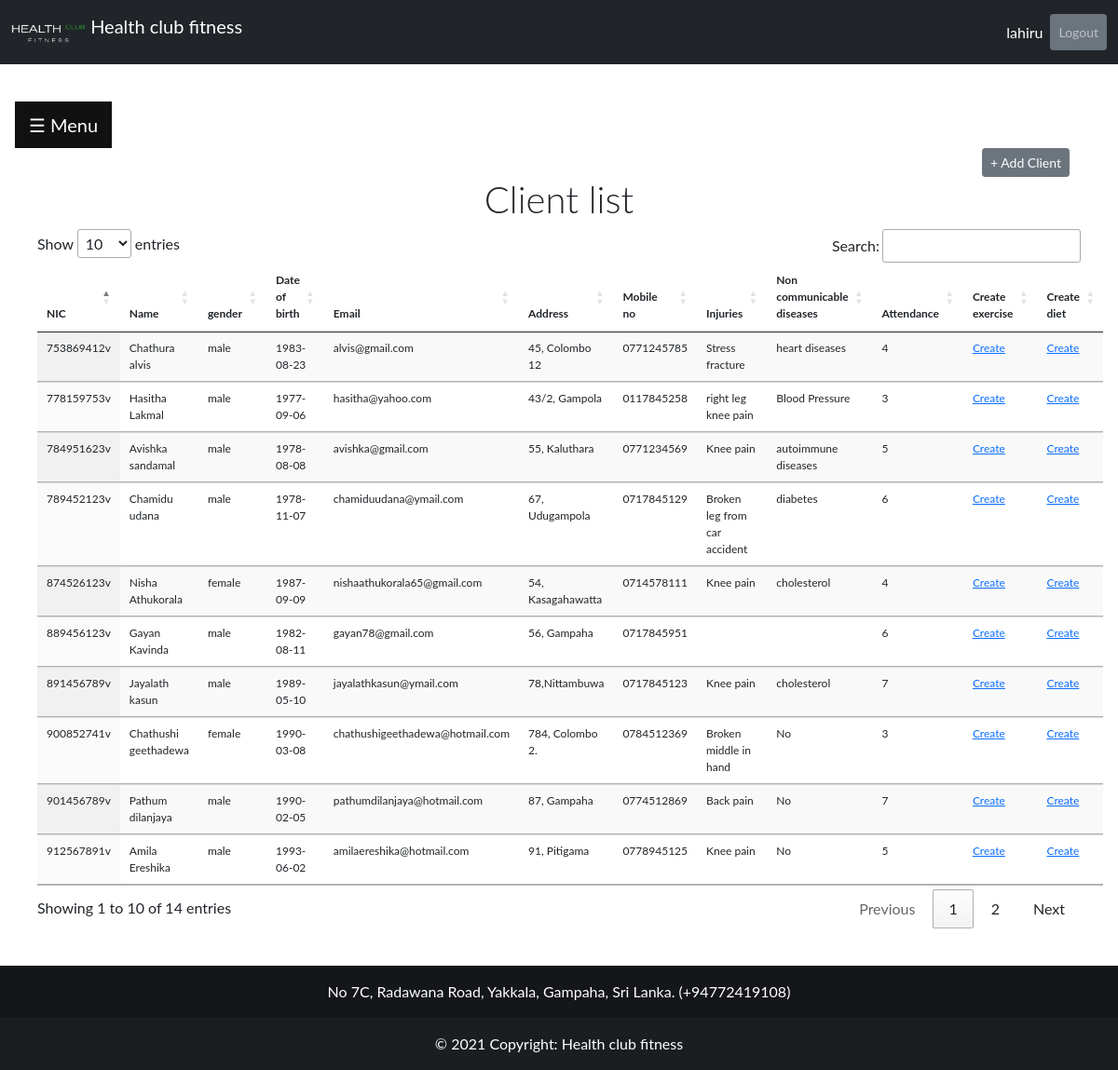
/client_list.php?msg=client_actived (signed in), run on the app's committed database.
### tables this page shows
CREATE TABLE IF NOT EXISTS `client` (
  `nic` varchar(15) NOT NULL,
  `name` varchar(50) NOT NULL,
  `gender` varchar(20) NOT NULL,
  `dob` varchar(10) NOT NULL,
  `email` varchar(50) NOT NULL,
  `address` varchar(100) NOT NULL,
  `mobile_no` varchar(10) NOT NULL,
  `weight` varchar(3) NOT NULL,
  `height` varchar(3) NOT NULL,
  `injuries` varchar(200) NOT NULL,
  `non_spread_diseases` varchar(200) NOT NULL,
  `attendance` varchar(1) NOT NULL,
  `food_consumption` varchar(200) NOT NULL,
  `client_username` varchar(50) NOT NULL,
  `password` varchar(20) NOT NULL,
  `date_joined` timestamp NOT NULL DEFAULT CURRENT_TIMESTAMP,
  `deletion_indicator` varchar(20) DEFAULT NULL,
  PRIMARY KEY (`nic`)
);

### client_list.php (the view, shortened to what this page needs)
<?php
  include "connection/connection2.php";
  $client_list = '';
  $query = "SELECT nic,name,gender,dob,email,address,mobile_no,injuries,non_spread_diseases,attendance FROM client WHERE deletion_indicator IS NULL ORDER BY name";
  $clients = mysqli_query($connection, $query);
    while ($client = mysqli_fetch_assoc($clients)) {
      $client_list .= "<tr>";
      $client_list .= "<td>{$client['nic']}</td>";
      $client_list .= "<td>{$client['name']}</td>";
      $client_list .= "<td>{$client['gender']}</td>";
      $client_list .= "<td>{$client['dob']}</td>";
      $client_list .= "<td>{$client['email']}</td>";
      $client_list .= "<td>{$client['address']}</td>";
      $client_list .= "<td>{$client['mobile_no']}</td>";
      $client_list .= "<td>{$client['injuries']}</td>";
      $client_list .= "<td>{$client['non_spread_diseases']}</td>";
      $client_list .= "<td>{$client['attendance']}</td>";
      $client_list .= "<td><a href=send_exercise.php?nic={$client['nic']}>Create</a></td>";
      $client_list .= "<td><a href=send_diet.php?nic={$client['nic']}>Create</a></td>";
      $client_list .= "<td><a href=client_delete2.php?nic={$client['nic']}>Inactive</a></td>";
      $client_list .= "</tr>";
    }
 ?>
<!DOCTYPE html>
<html lang="en">
<head>
    <link href="https://cdn.jsdelivr.net/npm/bootstrap@5.0.1/dist/css/bootstrap.min.css" rel="stylesheet">
    <link rel="stylesheet" type="text/css" href="https://cdn.datatables.net/1.11.1/css/jquery.dataTables.min.css">
</head>
<body>
<nav class="navbar navbar-expand-lg navbar-dark bg-dark ">
  <div class="container-fluid">
    <a class="navbar-brand" href="#">
    <img src="image/logo/HealthClubLogo.png" alt="" width="80" height="40" class="d-inline-block align-text-top">
        Health club fitness</a>
    <div class="collapse navbar-collapse" id="navbarNav">
      <ul class="navbar-nav ms-auto mb-2 mb-lg-0">
        <li class="nav-item ">
          <a class="nav-link"></a>
        </li>
        <li class="nav-item">
          <a class="nav-link"></a>
        </li>
        <li class="nav-item">
          <a class="nav-link active"><?php echo $_SESSION['ConsultantUser']; ?></a>
        </li>
        <li class="nav-item">
          <a class="nav-link btn btn-secondary btn-sm" role="button" href = "logout.php">Logout</a>
        </li>
      </ul>
    </div>
  </div>
</nav>
<div id="main">
  <button class="openbtn" onclick="openNav()">☰ Menu</button>
<div class="table-responsive px-4">
  <div class="container text-end">
    <a class="btn btn-secondary btn-sm" href="check_user_available.php" target="_blank" role="button">+ Add Client</a>
  </div>
  <h5 class="display-6 text-center">Client list</h5>
  <table id="example" class="display table table-sm" style="font-size: 12px;">
    <thead>
      <tr>
        <th>NIC</th>
        <th>Name</th>
        <th>gender</th>
        <th>Date of birth</th>
        <th>Email</th>
        <th>Address</th>
        <th>Mobile no</th>
        <th>Injuries</th>
        <th>Non communicable diseases</th>
        <th>Attendance</th>
        <th>Create exercise</th>
        <th>Create diet</th>
      </tr>
    </thead>
      <tbody>
      <?php echo $client_list; ?>
      </tbody>
  </table>
</div>
</div>
<footer class="bg-dark text-center text-white">
    <div class="text-center p-3" style="background-color: rgba(0, 0, 0, 0.4);">
        No 7C, Radawana Road, Yakkala, Gampaha, Sri Lanka. (+94772419108)
    </div>
    <div class="text-center p-3" style="background-color: rgba(0, 0, 0, 0.2);">
    © 2021 Copyright: Health club fitness
    </div>
</footer>
</body>
</html>

### client_list.php (style rules this page uses)
body { font-family: "Lato", sans-serif; }
.openbtn { font-size: 20px; cursor: pointer; background-color: #111; color: white; padding: 10px 15px; border: none; }
#main { transition: margin-left .5s; padding: 16px; }

### data on the page
client: nic "912567891v", name "Amila Ereshika", gender "male", dob "1993-06-02", email "amilaereshika@hotmail.com", address "91, Pitigama", mobile_no "0778945125", injuries "Knee pain", non_spread_diseases "No", attendance "5"
client: nic "784951623v", name "Avishka sandamal", gender "male", dob "1978-08-08", email "avishka@gmail.com", address "55, Kaluthara", mobile_no "0771234569", injuries "Knee pain", non_spread_diseases "autoimmune diseases", attendance "5"
client: nic "789452123v", name "Chamidu udana", gender "male", dob "1978-11-07", email "chamiduudana@ymail.com", address "67, Udugampola", mobile_no "0717845129", injuries "Broken leg from car accident", non_spread_diseases "diabetes", attendance "6"
client: nic "753869412v", name "Chathura alvis", gender "male", dob "1983-08-23", email "alvis@gmail.com", address "45, Colombo 12", mobile_no "0771245785", injuries "Stress fracture", non_spread_diseases "heart diseases", attendance "4"
client: nic "900852741v", name "Chathushi geethadewa", gender "female", dob "1990-03-08", email "chathushigeethadewa@hotmail.com", address "784, Colombo 2.", mobile_no "0784512369", injuries "Broken middle in hand", non_spread_diseases "No", attendance "3"
client: nic "889456123v", name "Gayan Kavinda", gender "male", dob "1982-08-11", email "gayan78@gmail.com", address "56, Gampaha", mobile_no "0717845951", attendance "6"
client: nic "778159753v", name "Hasitha Lakmal", gender "male", dob "1977-09-06", email "hasitha@yahoo.com", address "43/2, Gampola", mobile_no "0117845258", injuries "right leg knee pain", non_spread_diseases "Blood Pressure", attendance "3"
client: nic "891456789v", name "Jayalath kasun", gender "male", dob "1989-05-10", email "jayalathkasun@ymail.com", address "78,Nittambuwa", mobile_no "0717845123", injuries "Knee pain", non_spread_diseases "cholesterol", attendance "7"
client: nic "874526123v", name "Nisha Athukorala", gender "female", dob "1987-09-09", email "nishaathukorala65@gmail.com", address "54, Kasagahawatta", mobile_no "0714578111", injuries "Knee pain", non_spread_diseases "cholesterol", attendance "4"
client: nic "901456789v", name "Pathum dilanjaya", gender "male", dob "1990-02-05", email "pathumdilanjaya@hotmail.com", address "87, Gampaha", mobile_no "0774512869", injuries "Back pain", non_spread_diseases "No", attendance "7"

### other printed values
$_SESSION['ConsultantUser'] "lahiru"
